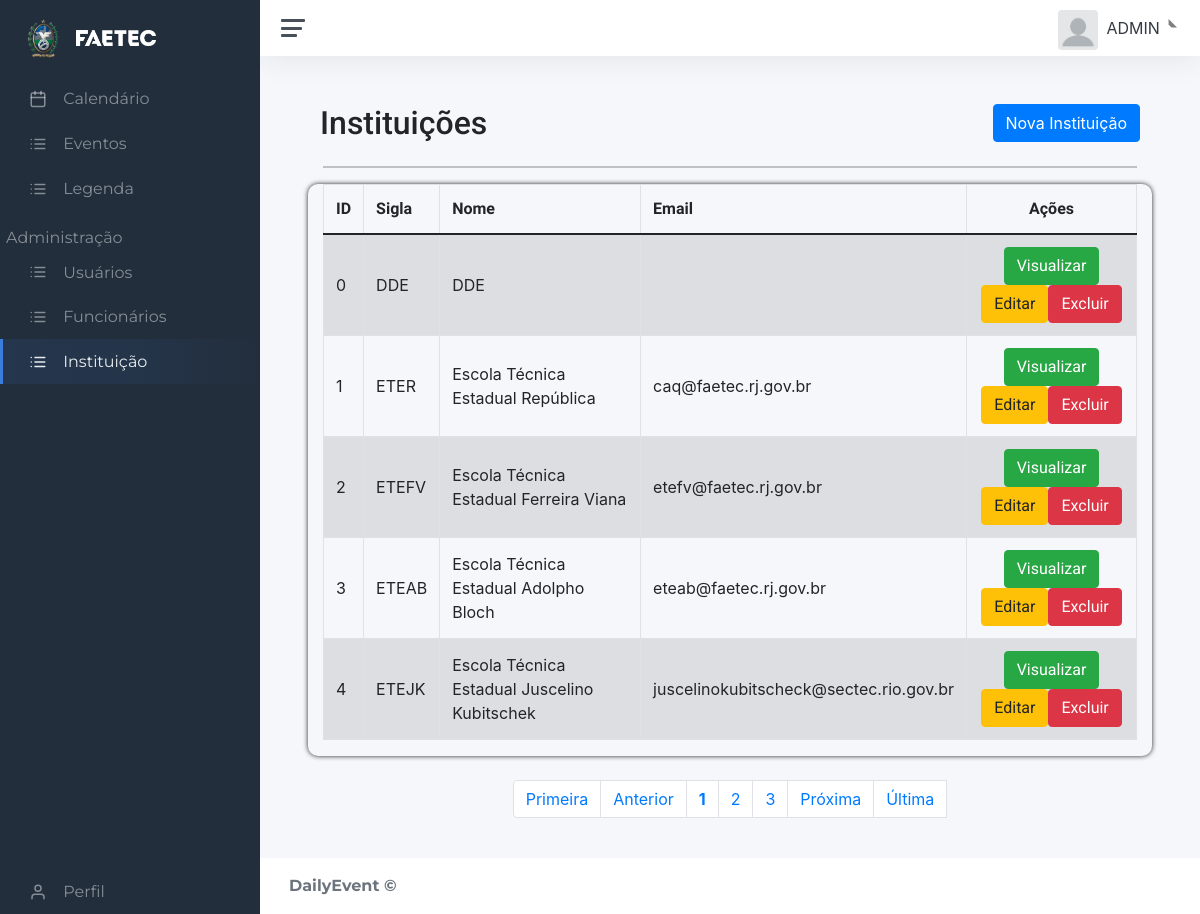
The page /static/dash.php?page=lista_ue (signed in) on the database its author committed.
### tables this page shows
CREATE TABLE IF NOT EXISTS `ue` (
  `id_ue` int(11) NOT NULL AUTO_INCREMENT,
  `tel_ue` char(10) DEFAULT NULL,
  `nome_ue` varchar(100) DEFAULT NULL,
  `sigla_ue` varchar(7) DEFAULT NULL,
  `email_ue` varchar(50) DEFAULT NULL,
  `logo_ue` varchar(100) DEFAULT NULL,
  `cep` int(11) DEFAULT NULL,
  PRIMARY KEY (`id_ue`),
  KEY `FK_ue_localidade` (`cep`),
  CONSTRAINT `FK_ue_localidade` FOREIGN KEY (`cep`) REFERENCES `localidade` (`cep`) ON DELETE CASCADE ON UPDATE CASCADE
);

### static/contents/instituicao/lista_ue.php (the view, shortened to what this page needs)
<div class="container-fluid">
	<div id="top" class="row">
		<div class="d-flex justify-content-between">
			<h2 style="font-family: 'Roboto', sans-serif;">Instituições</h2>
			<a href="?page=addue" class="btn btn-primary pull-right h2">Nova Instituição</a>
		</div>
	</div>
	<hr/>
	<div id="bloco-list-pag">
		<div id="list" class="row">
			<div class="table-all table-responsive col-md-12">
				<?php
					$quantidade = 5;
					$pagina = (isset($_GET['pagina'])) ? (int)$_GET['pagina'] : 1;
					$inicio = ($quantidade * $pagina) - $quantidade;
					$data = mysqli_query($con, "select * from ue ORDER BY id_ue asc limit $inicio, $quantidade;");
					echo "<table class='table table-striped' cellspacing='0' cellpading='0'>";
					echo "<thead><tr>";
					echo "<td class='td-indicador'><strong>ID</strong></td>";
					echo "<td class='td-indicador'><strong>Sigla</strong></td>";
					echo "<td class='td-indicador'><strong>Nome</strong></td>";
					echo "<td class='td-indicador d-none d-sm-table-cell'><strong>Email</strong></td>";
					echo "<td class='td-center'><strong>Ações</strong></td>";
					echo "</tr></thead><tbody>";
					while($info = mysqli_fetch_array($data)){
						echo "<tr>";
						echo "<td>".$info['id_ue']."</td>";
						echo "<td>".$info['sigla_ue']." </td>";
						echo "<td>".$info['nome_ue']." </td>";
						echo "<td class='d-none d-sm-table-cell'>".$info['email_ue']." </td>";
						echo "<td class='actions btn-group-sm td-center'>";
						echo "<span class='d-none d-sm-inline-block'><a class='btn btn-success btn-xs' href=?page=view_ue&id_ue=".$info['id_ue']."> Visualizar </a></span>";
						echo "<span class='d-none d-sm-inline-block'><a class='btn btn-warning btn-xs' href=?page=edit_ue&id_ue=".$info['id_ue']."> Editar </a></span>";
						echo "<span class='d-none d-sm-inline-block'><a href=?page=excluir_ue&id_ue=".$info['id_ue']." class='btn btn-danger btn-xs'> Excluir </a></span>";
						echo "<span class='d-inline-block d-sm-none'><a class='btn btn-danger btn-xs' href=?page=excluir_ue&id_ue=".$info['id_ue']."><i class='align-middle' data-feather='edit'></i></a></span></td>";
					}
				echo "</tr></tbody></table>";
			?>
		</div>
	</div>
	<br>
	<div id="bottom" class="row">
			<div class="col-md-12">
				<?php
					$sqlTotal 		= "select id_ue from ue;";
					$qrTotal  		= mysqli_query($con, $sqlTotal) or die (mysqli_error());
					$numTotal 		= mysqli_num_rows($qrTotal);
					$totalpagina = (ceil($numTotal/$quantidade)<=0) ? 1 : ceil($numTotal/$quantidade);
					$exibir = 3;
					$anterior = (($pagina-1) <= 0) ? 1 : $pagina - 1;
					$posterior = (($pagina+1) >= $totalpagina) ? $totalpagina : $pagina+1;
					echo "<ul class='pagination d-flex justify-content-center'>";
					echo "<li class='page-item d-none d-sm-inline-block'><a class='page-link' href='?page=lista_ue&pagina=1'> Primeira</a></li> ";
					echo "<li class='page-item d-none d-sm-inline-block'><a class='page-link' href=\"?page=lista_ue&pagina=$anterior\"> Anterior</a></li> ";
					echo "<li class='page-item'><a class='page-link' href='?page=lista_ue&pagina=".$pagina."'><strong>".$pagina."</strong></a></li> ";
					for($i = $pagina+1; $i < $pagina+$exibir; $i++){
						if($i <= $totalpagina)
						echo "<li class='page-item'><a class='page-link' href='?page=lista_ue&pagina=".$i."'> ".$i." </a></li> ";
					}
					echo "<li class='page-item d-none d-sm-inline-block'><a class='page-link' href=\"?page=lista_ue&pagina=$posterior\"> Pr&oacute;xima</a></li> ";
					echo "<li class='page-item d-none d-sm-inline-block'><a class='page-link' href=\"?page=lista_ue&pagina=$totalpagina\"> &Uacute;ltima</a></li>";
					echo "<li class='page-item d-inline-block d-sm-none'><a class='page-link' href='?page=lista_ue&pagina=$totalpagina'><i class='align-middle' data-feather='chevrons-right'></i></a></li></ul>";
				?>
			</div>
		</div>
	</div>
</div>

### static/css/main.css (style rules this page uses)
#calendario table, th, td { border: 1px solid; }
.table-all { border-radius: 10px; box-shadow: 0px 0px 5px; }
.td-indicador { font-family: 'Raleway', sans-serif; }
.td-center { text-align:center; font-family: 'Raleway', sans-serif; }
.btn { font-family: 'Roboto', sans-serif; font-size: 15px; }

### rows shown on the page
ue: id_ue "0", sigla_ue "DDE", nome_ue "DDE"
ue: id_ue "1", sigla_ue "ETER", nome_ue "Escola Técnica Estadual República", email_ue "caq@faetec.rj.gov.br"
ue: id_ue "2", sigla_ue "ETEFV", nome_ue "Escola Técnica Estadual Ferreira Viana", email_ue "etefv@faetec.rj.gov.br"
ue: id_ue "3", sigla_ue "ETEAB", nome_ue "Escola Técnica Estadual Adolpho Bloch", email_ue "eteab@faetec.rj.gov.br"
ue: id_ue "4", sigla_ue "ETEJK", nome_ue "Escola Técnica Estadual Juscelino Kubitschek", email_ue "juscelinokubitscheck@sectec.rio.gov.br"

### other values the page prints
$_SESSION['UsuarioNome'] "ADMIN"
$pagina "1"
